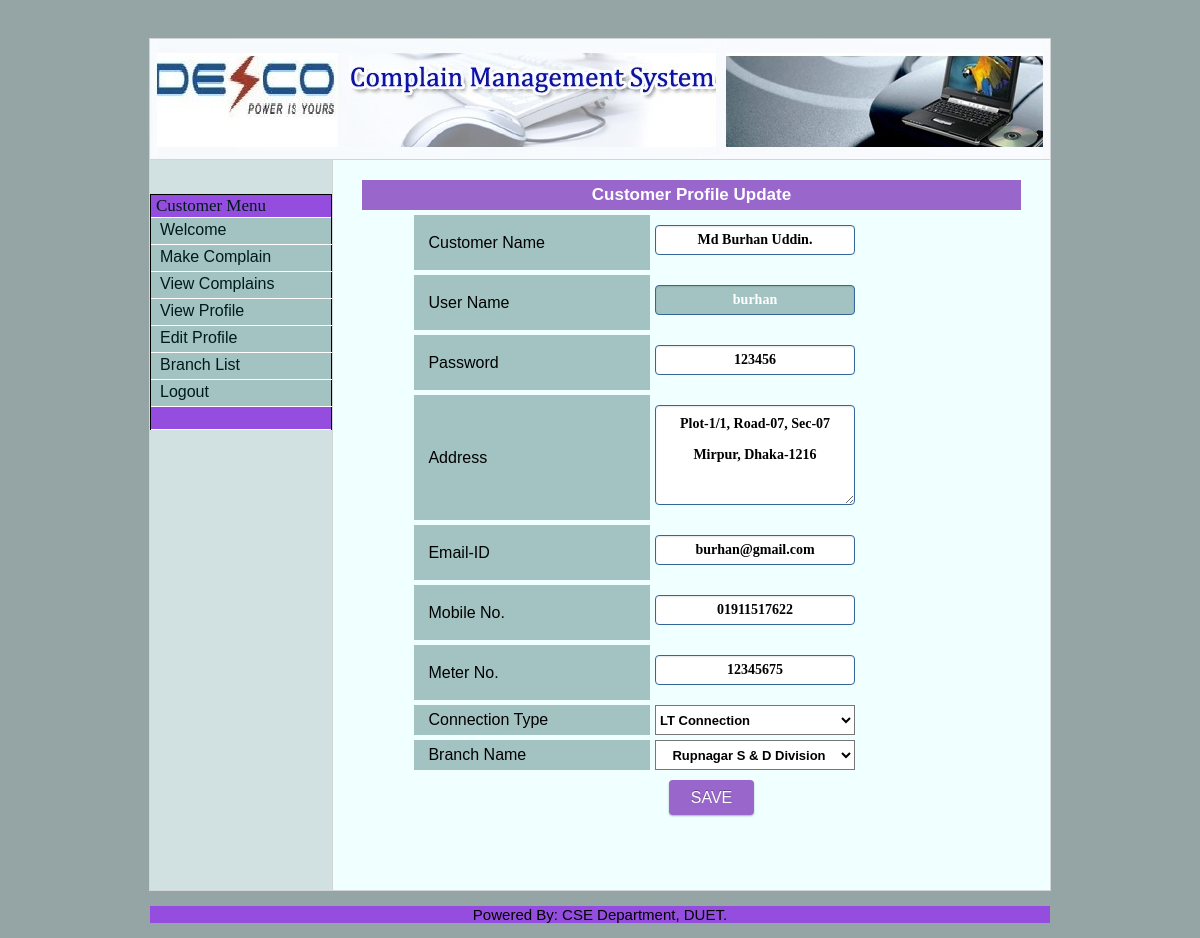
The page /custUpdateProfile.php (signed in) on the database its author committed.
### tables this page shows
CREATE TABLE IF NOT EXISTS `tbl_customer` (
  `cust_id` int(10) NOT NULL AUTO_INCREMENT,
  `cust_name` varchar(30) NOT NULL,
  `user_name` varchar(10) NOT NULL,
  `password` int(10) NOT NULL,
  `address` varchar(100) NOT NULL,
  `mobile` int(15) NOT NULL,
  `email` varchar(30) NOT NULL,
  `conn_type` varchar(30) NOT NULL,
  `meter_id` int(20) NOT NULL,
  `branch_name` varchar(30) NOT NULL,
  PRIMARY KEY (`cust_id`)
);

CREATE TABLE IF NOT EXISTS `tbl_branch` (
  `id` int(10) NOT NULL AUTO_INCREMENT,
  `branch_code` varchar(5) NOT NULL,
  `branch_name` varchar(100) NOT NULL,
  `address` varchar(500) NOT NULL,
  PRIMARY KEY (`id`)
);

### library/custInfoRetrieve.php (called while the page is built, shortened)
<?php
$result ="SELECT * FROM tbl_customer where user_name='$id'";
$tt=mysql_query($result);
while($row = mysql_fetch_array($tt))
      {
	$custname=$row['cust_name'];
	$custmobile=$row['mobile'];
	$custaddress=$row['address'];
	$uname=$row['user_name'];
	$pass=$row['password'];
	$email=$row['email'];
	$type=$row['conn_type'];
	$meter=$row['meter_id'];
	$branch=$row['branch_name'];
}
$result ="SELECT * FROM tbl_branch where branch_code='$branch'";
$tt=mysql_query($result);
while($row = mysql_fetch_array($tt))
      {
	$bname=$row['branch_name'];
}
      ?>

### custUpdateProfile.php (the view, shortened to what this page needs)
<?php
$id=$_SESSION['user'];
include("library/custInfoRetrieve.php");
?>
<html>
<head>
<?php include("include/header.php"); ?>
</head>
<body>
<br/><br/>
<table width="900" border="0" align="center" cellpadding="0" cellspacing="1" class="graybox" style="background-color:#dddd;">
  <tr>
      <td colspan="2"><img src="images/complains.jpg" width="900" height="120"></td>
  </tr>
  <tr>
    <td width="20%" valign="top" class="navArea" style="background-color:#d1e0e0;"><p>&nbsp;</p>
		<?php include("include/menuCust.php"); ?>
	</td>
    <td width="720" valign="top" class="contentArea" style="background-color:#F0FFFF;">
		<table width="100%" border="0" cellspacing="0" cellpadding="20">
			<tr>
				<td>
		<center><table width="659px;" border="0" cellpadding="0" cellspacing="0" class="text">
	<tr id="entryTableHeader1" style="height:30px; ">
      <td   style="font-size:17px;text-align:center;BACKGROUND-COLOR:#9966CC;font-weight:bold;"> Customer Profile Update </td>
	<?php include("library/custProfileUpdate.php"); ?>
    </tr>
	</table></center>
				<form action="" method="post"  name="frmListUser" id="frmListUser" style="background-color:#F0FFFF;padding-left:40px;">
  <table width="500px" border="0" align="center" cellpadding="0" cellspacing="0" bgcolor="#336699" class="entryTable">
      <td class="contentArea" style="background-color:#F0FFFF;><div class="errorMessage" align="center"></div>
          <table width="100%" border="0" cellpadding="0" cellspacing="5" class="text">
            <tr class="entryTable">
              <td  width="40%" style="font-size:16px; height:5px;background-color:#a3c2c2; color:black;padding-left:10px;">&nbsp;Customer Name</td>
             <td width="200" class="content" style="background-color:#F0FFFF;padding-top:10px;"> <input name="name" type="text" class="box" id="CustomerName" style="background-color:white;color:black;font-weight: bold;height:30px;text-align:center;" size="54" maxlength="50"  value="<?php echo $custname;?>" /></td>
            </tr>
			<tr class="entryTable">
              <td  style="font-size:16px; height:30px;background-color:#a3c2c2; color:black;padding-left:10px;">&nbsp;User Name</td>
              <td class="content" style="background-color:#F0FFFF;padding-top:10px;"><input name="uname" type="text" class="box" id="CustomerName" readonly disabled style="background-color:#a3c2c2;color:white;font-weight: bold;height:30px;text-align:center;" size="54" maxlength="30"  value="<?php echo $uname;?>" /></td>
            </tr>
			 <tr class="entryTable">
              <td  style="font-size:16px; height:30px;background-color:#a3c2c2; color:black;padding-left:10px;">&nbsp;Password</td>
              <td class="content" style="background-color:#F0FFFF;padding-top:10px;"><input name="pass" type="text" class="box" id="CustomerName" style="background-color:white;color:black;font-weight: bold;height:30px;text-align:center;" size="54" maxlength="20"  value="<?php echo $pass;?>" /></td>
            </tr>
            <tr class="entryTable">
               <td  style="font-size:16px; height:30px;background-color:#a3c2c2; color:black;padding-left:10px;">&nbsp;Address</td>
              <td class="content" style="background-color:#F0FFFF;padding-top:10px;"><textarea name="address" cols="40" rows="3" class="box" style="background-color:white; width:200px;color:black;font-weight: bold;text-align:center;" id="Address"><?php echo $custaddress;?></textarea></td>
            </tr>
				 <tr class="entryTable">
              <td  style="font-size:16px; height:30px;background-color:#a3c2c2; color:black;padding-left:10px;">&nbsp;Email-ID</td>
              <td class="content" style="background-color:#F0FFFF;padding-top:10px;"><input name="email" type="text" class="box" id="CustomerName" style="background-color:white;color:black;font-weight: bold;height:30px;text-align:center;" size="54" maxlength="50"  value="<?php echo $email;?>" /></td>
            </tr>
				<tr class="entryTable">
              <td  style="font-size:16px; height:30px;background-color:#a3c2c2; color:black;padding-left:10px;">&nbsp;Mobile No.</td>
              <td class="content" style="background-color:#F0FFFF;padding-top:10px;"><input name="mobile" type="text" class="box" id="CustomerName" style="background-color:white;color:black;font-weight: bold;height:30px;text-align:center;" size="54" maxlength="20"  value="<?php echo '0'. $custmobile;?>" /></td>
            </tr>
					 <tr class="entryTable">
              <td  style="font-size:16px; height:30px;background-color:#a3c2c2; color:black;padding-left:10px;">&nbsp;Meter No.</td>
              <td class="content" style="background-color:#F0FFFF;padding-top:10px;"><input name="meter" type="text" class="box" id="CustomerName" style="background-color:white;color:black;font-weight: bold;height:30px;text-align:center;" size="54" maxlength="20"  value="<?php echo $meter;?>" /></td>
            </tr>
			    <tr>
		 <td  style="font-size:16px; height:30px;background-color:#a3c2c2; color:black;padding-left:10px;text-align:left;">&nbsp;Connection Type</td>
		<td style="font-size:16px;background-color:#F0FFFF;height:30px;color:black;"><select class="textbox" name="type" id="pass" required style="font-size:13px; height:30px;width:200px;background-color:white;color:black;font-weight: bold;" >
		<option value="<?php echo $type; ?>"><?php echo $type; ?> Connection</option>
		</select></td>
			</tr>
				      <tr>
		   <td  style="font-size:16px; height:30px;background-color:#a3c2c2; color:black;padding-left:10px;">&nbsp;Branch Name</td>
		<td style="font-size:16px; height:30px;background-color:#F0FFFF;color:black;"><select class="textbox" name="bname" id="pass" required style="font-size:13px; height:30px;width:200px;text-align:center;background-color:white;color:black;font-weight: bold;">
		<option value="<?php echo $branch ?>"><?php echo $bname ?></option>
		</select></td>
			</tr>
           		<center> <table width="605px;" border="0" cellpadding="0" cellspacing="0" class="text">
	<tr id="entryTableHeader1" style="height:30px; ">
     <td   style="font-size:17px;text-align:center;BACKGROUND-COLOR:#F0FFFF;"> <input name="btnUpdate"  style="BACKGROUND-COLOR:#9966CC;color:white;font-size:16px; float:center;"  type="submit" value="SAVE"> </td>
    </tr>
	</table></center>
        </table></td>
    </tr>
  </table>
  <p>&nbsp;</p>
				</td>
			</tr>
		</table>
<?php include("include/footer.php"); ?>
</body>
</html>

### include/admin.css (style rules this page uses)
body { background-color:#CCCCCC; }
#entryTableHeader1 { font-family: 'codropsicons'; src:url('../fonts/codropsicons/codropsicons.eot'); src:url('../fonts/codropsicons/codropsicons.eot?#iefix') format('embedded-opentype'), url('../fonts/codropsicons/codropsicons.woff') format('woff'), url('../fonts/codropsicons/codropsicons.ttf') format('truetype'), url('../fonts/codropsicons/codropsicons.svg#codropsicons') format('svg'); font-weight: normal; font-style: normal; font-size: 15px; color: #FFFFFF; background-color: green; font-weight: bold; background-position: center; }
.entryTable { font-family: 'codropsicons'; src:url('../fonts/codropsicons/codropsicons.eot'); src:url('../fonts/codropsicons/codropsicons.eot?#iefix') format('embedded-opentype'), url('../fonts/codropsicons/codropsicons.woff') format('woff'), url('../fonts/codropsicons/codropsicons.ttf') format('truetype'), url('../fonts/codropsicons/codropsicons.svg#codropsicons') format('svg'); font-weight: normal; font-style: normal; font-size: 14px; background-color: #DDDDDD; }
.entryTable .content { background-color: #FFFFFF; }
.box { font-family: 'codropsicons'; src:url('../fonts/codropsicons/codropsicons.eot'); src:url('../fonts/codropsicons/codropsicons.eot?#iefix') format('embedded-opentype'), url('../fonts/codropsicons/codropsicons.woff') format('woff'), url('../fonts/codropsicons/codropsicons.ttf') format('truetype'), url('../fonts/codropsicons/codropsicons.svg#codropsicons') format('svg'); font-weight: normal; font-style: normal; font-size: 14px; border: 1px solid #336699; }
body { font-family: 'codropsicons'; src:url('../fonts/codropsicons/codropsicons.eot'); src:url('../fonts/codropsicons/codropsicons.eot?#iefix') format('embedded-opentype'), url('../fonts/codropsicons/codropsicons.woff') format('woff'), url('../fonts/codropsicons/codropsicons.ttf') format('truetype'), url('../fonts/codropsicons/codropsicons.svg#codropsicons') format('svg'); font-weight: normal; font-style: normal; text-align: center; font-size: 14px; }
.text { font-family: 'codropsicons'; src:url('../fonts/codropsicons/codropsicons.eot'); src:url('../fonts/codropsicons/codropsicons.eot?#iefix') format('embedded-opentype'), url('../fonts/codropsicons/codropsicons.woff') format('woff'), url('../fonts/codropsicons/codropsicons.ttf') format('truetype'), url('../fonts/codropsicons/codropsicons.svg#codropsicons') format('svg'); font-weight: normal; font-style: normal; font-size: 14px; }
.navArea { background-color:#ECECEC; }
.contentArea { background-color: #FFFFFF; }
.graybox { background-color: #666666; }

### include/main.css (style rules this page uses)
body { font-family: 'codropsicons'; src:url('../fonts/codropsicons/codropsicons.eot'); src:url('../fonts/codropsicons/codropsicons.eot?#iefix') format('embedded-opentype'), url('../fonts/codropsicons/codropsicons.woff') format('woff'), url('../fonts/codropsicons/codropsicons.ttf') format('truetype'), url('../fonts/codropsicons/codropsicons.svg#codropsicons') format('svg'); font-weight: normal; font-style: normal; font-size: 12px; }

### include/reg.css (style rules this page uses)
* { font-family:Verdana, sans-serif; }
body { background-color:#95A5A6; }
input, textarea { color: #373737; background: #fff; border: 1px solid #CCCCCC; color: #aaa; font-size: 14px; line-height: 2.2em; margin-bottom:15px; -moz-border-radius:4px; -webkit-border-radius:4px; border-radius:4px; box-shadow: 0 1px 2px rgba(0, 0, 0, 0.1) inset, 0 1px 0 rgba(255, 255, 255, 0.2); }
input[type="text"], input[type="password"] { padding: 8px 6px; height: 30px; width:200px; }
input[type="submit"] { background: #222; border: none; text-shadow: 0 -1px 0 rgba(0,0,0,0.3); text-transform:uppercase; color: #eee; height:35px; cursor: pointer; font-size: 15px; margin: 5px 0; padding: 0px 22px; -moz-border-radius: 4px; border-radius: 4px; -webkit-border-radius:4px; -webkit-box-shadow: 0px 1px 2px rgba(0,0,0,0.3); -moz-box-shadow: 0px 1px 2px rgba(0,0,0,0.3); box-shadow: 0px 1px 2px rgba(0,0,0,0.3); }
textarea { padding:3px; width:70%; height:100px; }

### rows shown on the page
tbl_customer: name "Md Burhan Uddin.", uname "burhan", pass "123456", address "Plot-1/1, Road-07, Sec-07 Mirpur, Dhaka-1216", email "burhan@gmail.com", mobile "01911517622", meter "12345675", type "LT Connection"
tbl_branch: bname "Rupnagar S & D Division"
